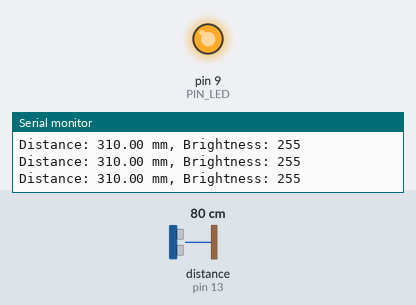
The sketch below on a simulated Arduino Uno, built with avr-gcc and run on an emulated ATmega328P. Parts: output pins drawn as LEDs (lit = HIGH), the last lines printed to the serial monitor. Wiring (inferred from the names in the program): ultrasonic range finder: trigger pin 12; echo pin 13. The test bench sets the inputs (shaded band); at power-on: distance to the obstacle (sensor on pin 13) 80 cm. The echo pulse lasts 58.3 µs per cm; pins used as bus, display or sensor lines are not drawn.

Above: at 1.2 s.
1.3 s: distance to the obstacle (sensor on pin 13) set to 18 cm
At 2.41 s:
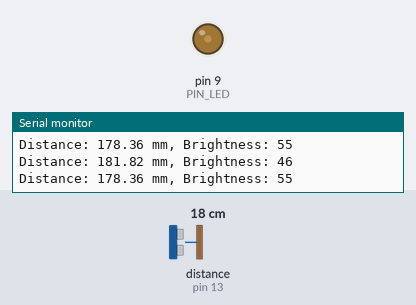
4.3 s: distance to the obstacle (sensor on pin 13) set to 2 cm
Timing chart, 0 to 7.3 s (numbered marks = the images above; inputs shaded):
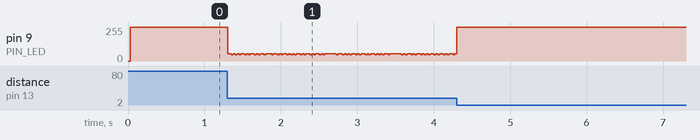

The sketch:

08_example_2-2.ino
```cpp
#define PIN_LED  9
#define PIN_TRIG 12
#define PIN_ECHO 13

#define SND_VEL 346.0
#define INTERVAL 25
#define PULSE_DURATION 10
#define _DIST_MIN 100.0
#define _DIST_MAX 300.0
#define _DIST_OPT 200.0

#define TIMEOUT ((INTERVAL / 2) * 1000.0)
#define SCALE (0.001 * 0.5 * SND_VEL)

unsigned long last_sampling_time;

void setup() {
  pinMode(PIN_LED, OUTPUT);
  pinMode(PIN_TRIG, OUTPUT);
  pinMode(PIN_ECHO, INPUT);
  digitalWrite(PIN_TRIG, LOW);
  Serial.begin(57600);
}

void loop() {
  float distance;

  if (millis() < (last_sampling_time + INTERVAL))
    return;

  distance = USS_measure(PIN_TRIG, PIN_ECHO);

  if (distance == 0.0 || isinf(distance)) {
    Serial.println("Error: Invalid distance measurement (0 or infinity).");
    Serial.print("Measured distance: "); Serial.println(distance);
    return;
  }

  if (distance > _DIST_MAX) {
    distance = _DIST_MAX + 10.0;
  } else if (distance < _DIST_MIN) {
    distance = _DIST_MIN - 10.0;
  }

  int brightness = calculate_brightness(distance);
  analogWrite(PIN_LED, brightness);

  Serial.print("Distance: ");  Serial.print(distance);
  Serial.print(" mm, Brightness: ");  Serial.println(brightness);

  last_sampling_time += INTERVAL;
}

int calculate_brightness(float distance) {
  float brightness;

  if (distance <= _DIST_MIN || distance >= _DIST_MAX) {
    brightness = 255;
  } else if (distance <= _DIST_OPT) {
    brightness = 255 * (1 - (distance - _DIST_MIN) / (_DIST_OPT - _DIST_MIN));
  } else {
    brightness = 255 * ((distance - _DIST_OPT) / (_DIST_MAX - _DIST_OPT));
  }

  if (isnan(brightness) || isinf(brightness)) {
    Serial.println("Error: Invalid brightness calculation (NaN or infinity).");
    Serial.print("Brightness value: "); Serial.println(brightness);
  }

  return constrain(brightness, 0, 255);
}

float USS_measure(int TRIG, int ECHO)
{
  digitalWrite(TRIG, HIGH);
  delayMicroseconds(PULSE_DURATION);
  digitalWrite(TRIG, LOW);

  return pulseIn(ECHO, HIGH, TIMEOUT) * SCALE;
}
```
